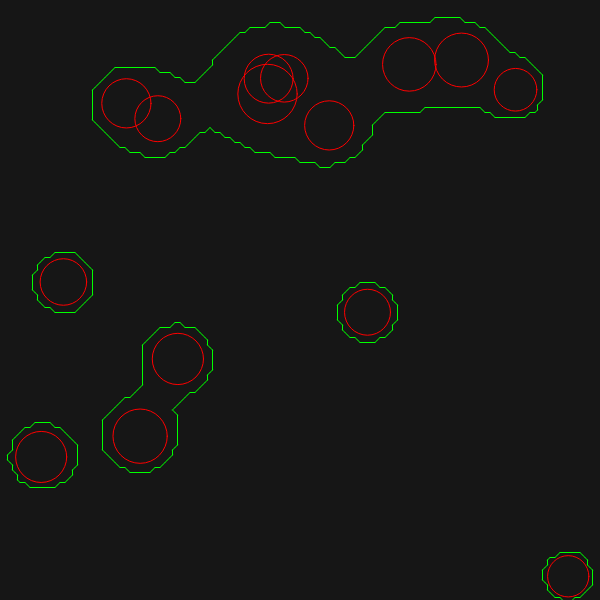
Frame 1 (no input)
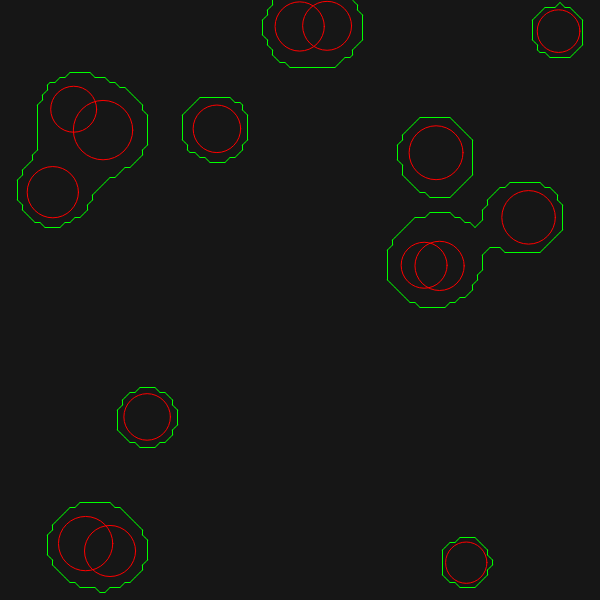
Frame 60 (no input)
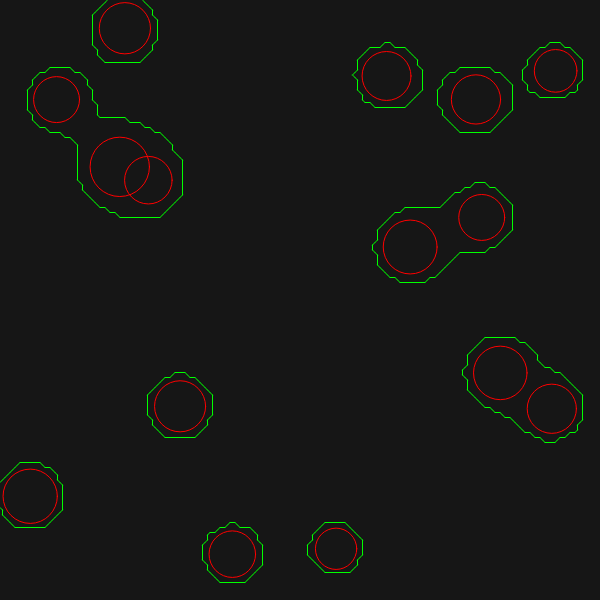
Frame 120 (the mouse pressed at the canvas centre since frame 60)

The p5.js sketch that drew these frames (run headless with seeded random() and noise() and a simulated clock; from frame 60 on, the mouse is pressed at the canvas centre):

// p5.js sketch
// ── sketch.js
// The array of bubbles
const bubbles = [];

// The scalar field array
const field = [];

// The resolution of the marching square
const resolution = 5;

function setup() {
  createCanvas(600, 600);
  for (let i = 0; i < 15; i++) bubbles.push(new Bubble());
  for (let i = 0; i < width / resolution + 1; i++) {
    field[i] = [];
    for (let j = 0; j < height / resolution + 1; j++) {
      field[i][j] = 0;
    }
  }
}

function draw() {
  background(22);
  for (let i = 0; i < field.length; i++) {
    for (let j = 0; j < field[i].length; j++) {
      field[i][j] = calculateFieldValueAt(i * resolution, j * resolution);

      // Debugging stuffs

      // fill(map(field[i][j], 0, 10, 0, 255));
      // stroke(0);
      // rect(i * resolution, j * resolution, resolution, resolution);
    }
  }

  for (let i = 0; i < field.length - 1; i++) {
    for (let j = 0; j < field[i].length - 1; j++) {
      const threshold = 3;

      const a = field[i][j] < threshold ? 0 : 1;
      const b = field[i + 1][j] < threshold ? 0 : 1;
      const c = field[i + 1][j + 1] < threshold ? 0 : 1;
      const d = field[i][j + 1] < threshold ? 0 : 1;

      const n = createVector((i + 0.5) * resolution, j * resolution);
      const e = createVector((i + 1) * resolution, (j + 0.5) * resolution);
      const s = createVector((i + 0.5) * resolution, (j + 1) * resolution);
      const w = createVector(i * resolution, (j + 0.5) * resolution);

      const state = getState(a, b, c, d);
      stroke(0, 255, 0);
      switch (state) {
        case 1:
          line(w.x, w.y, s.x, s.y);
          break;
        case 2:
          line(e.x, e.y, s.x, s.y);
          break;
        case 3:
          line(w.x, w.y, e.x, e.y);
          break;
        case 4:
          line(n.x, n.y, e.x, e.y);
          break;
        case 5:
          line(n.x, n.y, w.x, w.y);
          line(e.x, e.y, s.x, s.y);
          break;
        case 6:
          line(n.x, n.y, s.x, s.y);
          break;
        case 7:
          line(n.x, n.y, w.x, w.y);
          break;
        case 8:
          line(n.x, n.y, w.x, w.y);
          break;
        case 9:
          line(n.x, n.y, s.x, s.y);
          break;
        case 10:
          line(n.x, n.y, e.x, e.y);
          line(w.x, w.y, s.x, s.y);
          break;
        case 11:
          line(n.x, n.y, e.x, e.y);
          break;
        case 12:
          line(w.x, w.y, e.x, e.y);
          break;
        case 13:
          line(e.x, e.y, s.x, s.y);
          break;
        case 14:
          line(w.x, w.y, s.x, s.y);
          break;
      }
    }
  }

  bubbles.forEach((b) => {
    b.show();
    b.update();
  });
}

/**
 * Calculate the field value at a certain position
 * @param {Number} x The x axis coordinate
 * @param {Number} y The y axis coordinate
 */
function calculateFieldValueAt(x, y) {
  let sum = 0;
  bubbles.forEach(
    (b) =>
      (sum +=
        b.radius ** 2 / ((b.position.x - x) ** 2 + (b.position.y - y) ** 2)),
  );
  return sum;
}

/**
 * Get the state code of a given cell
 * @param {Number} a The north west corner value
 * @param {Number} b The north east corner value
 * @param {Number} c The south east corner value
 * @param {Number} d The south west corner value
 */
function getState(a, b, c, d) {
  return a * 8 + b * 4 + c * 2 + d;
}

// ── Bubble.js
class Bubble {
  constructor() {
    this.radius = random(40, 60);
    this.position = createVector(
      random(this.radius / 2, width - this.radius / 2),
      random(this.radius / 2, height - this.radius / 2),
    );
    this.vector = createVector(random(-3, 3), random(-3, 3));
  }

  update() {
    this.position.add(this.vector);
    if (
      this.position.x + this.radius / 2 >= width ||
      this.position.x - this.radius / 2 <= 0
    )
      this.vector.x *= -1;
    if (
      this.position.y + this.radius / 2 >= height ||
      this.position.y - this.radius / 2 <= 0
    )
      this.vector.y *= -1;
  }

  show() {
    noFill();
    stroke(255, 0, 0);
    ellipse(this.position.x, this.position.y, this.radius, this.radius);
  }
}
